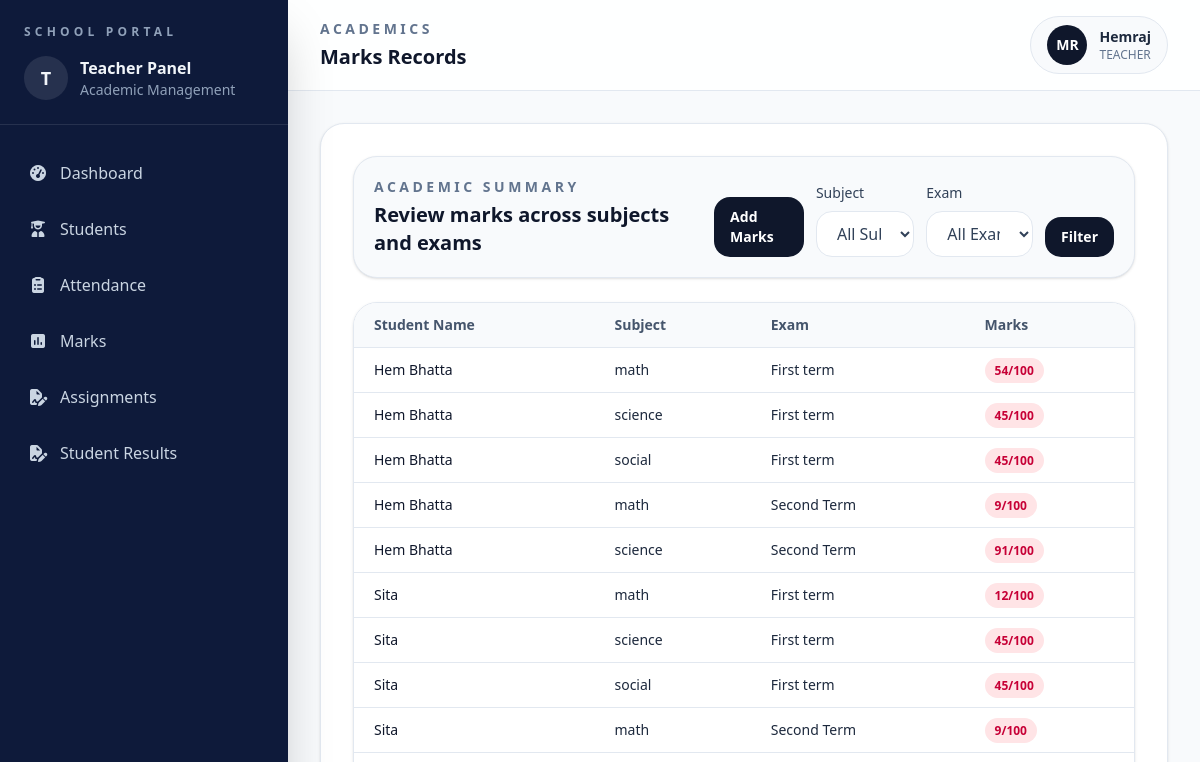
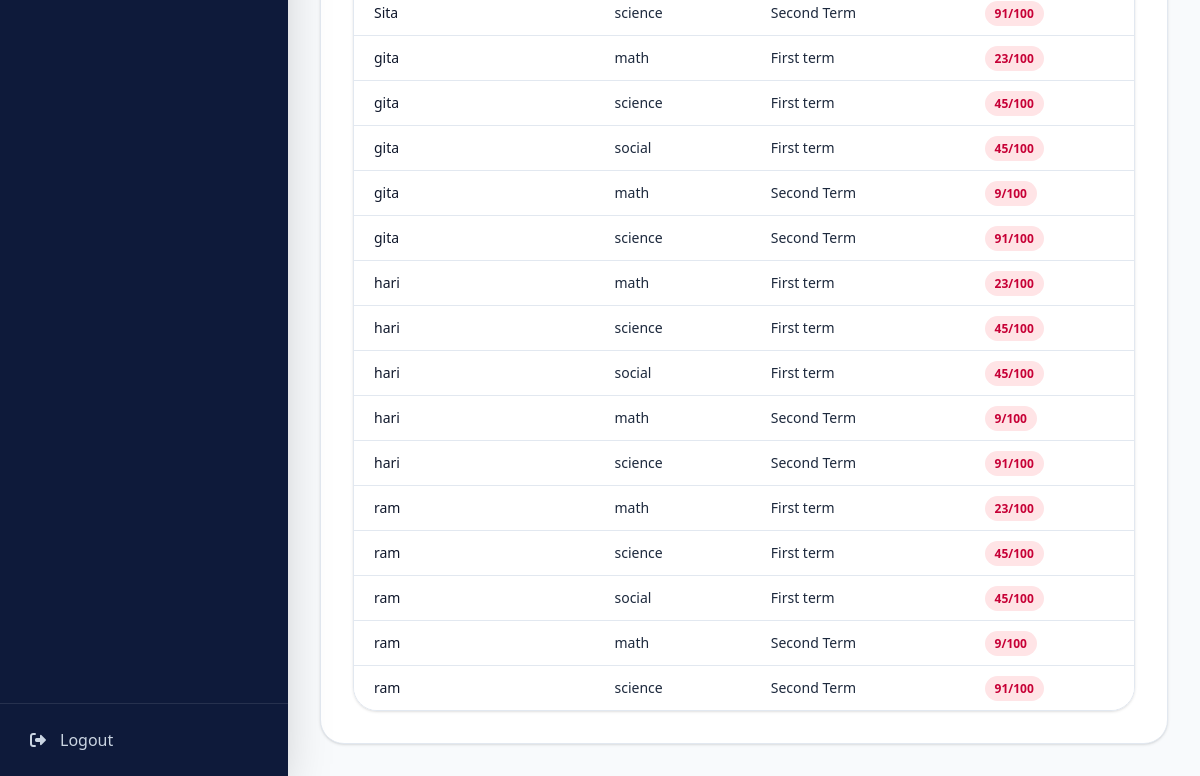
The page /academics/marks/view/ (signed in) on the database as committed earlier (2 pictures, top to bottom).
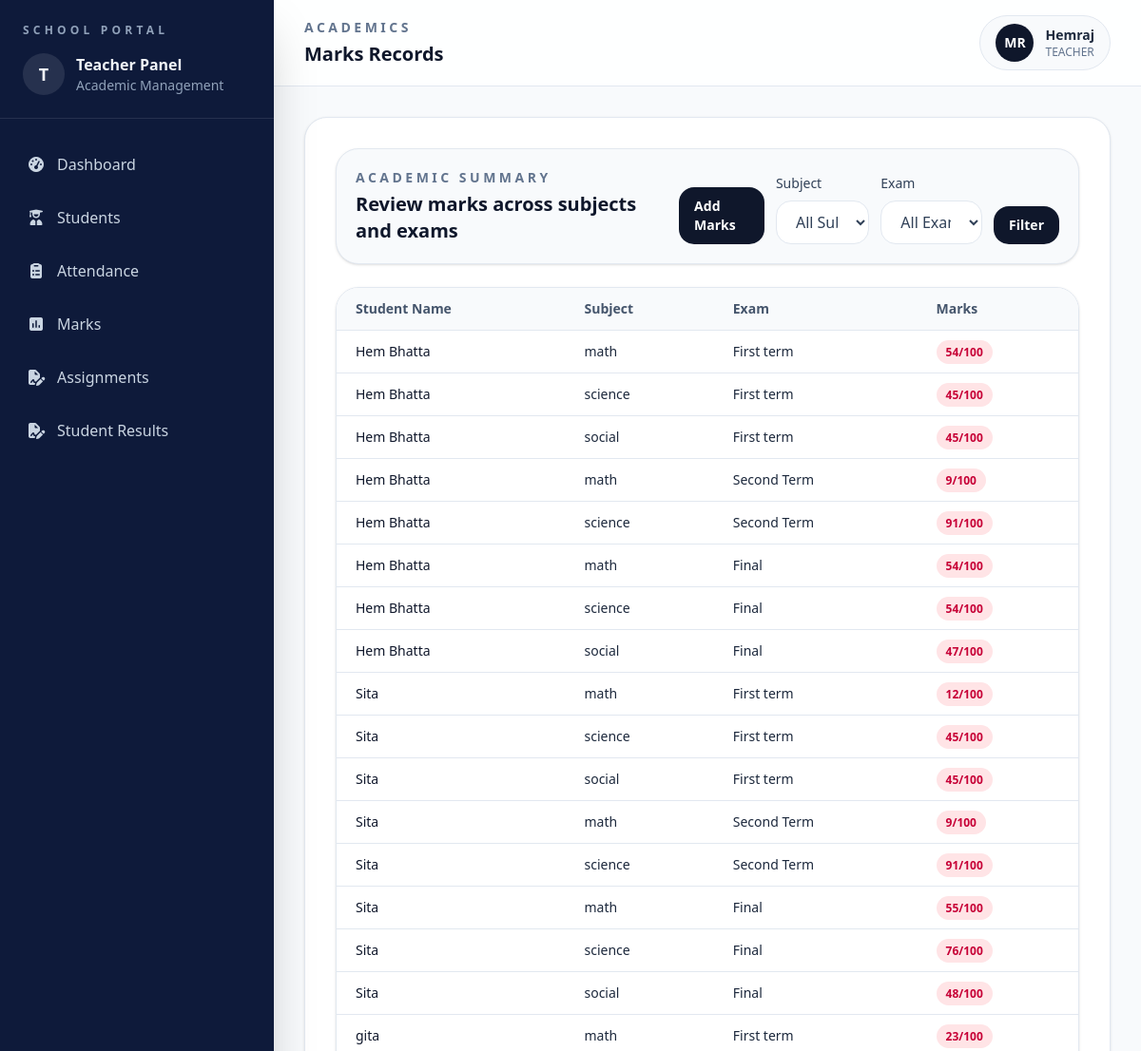
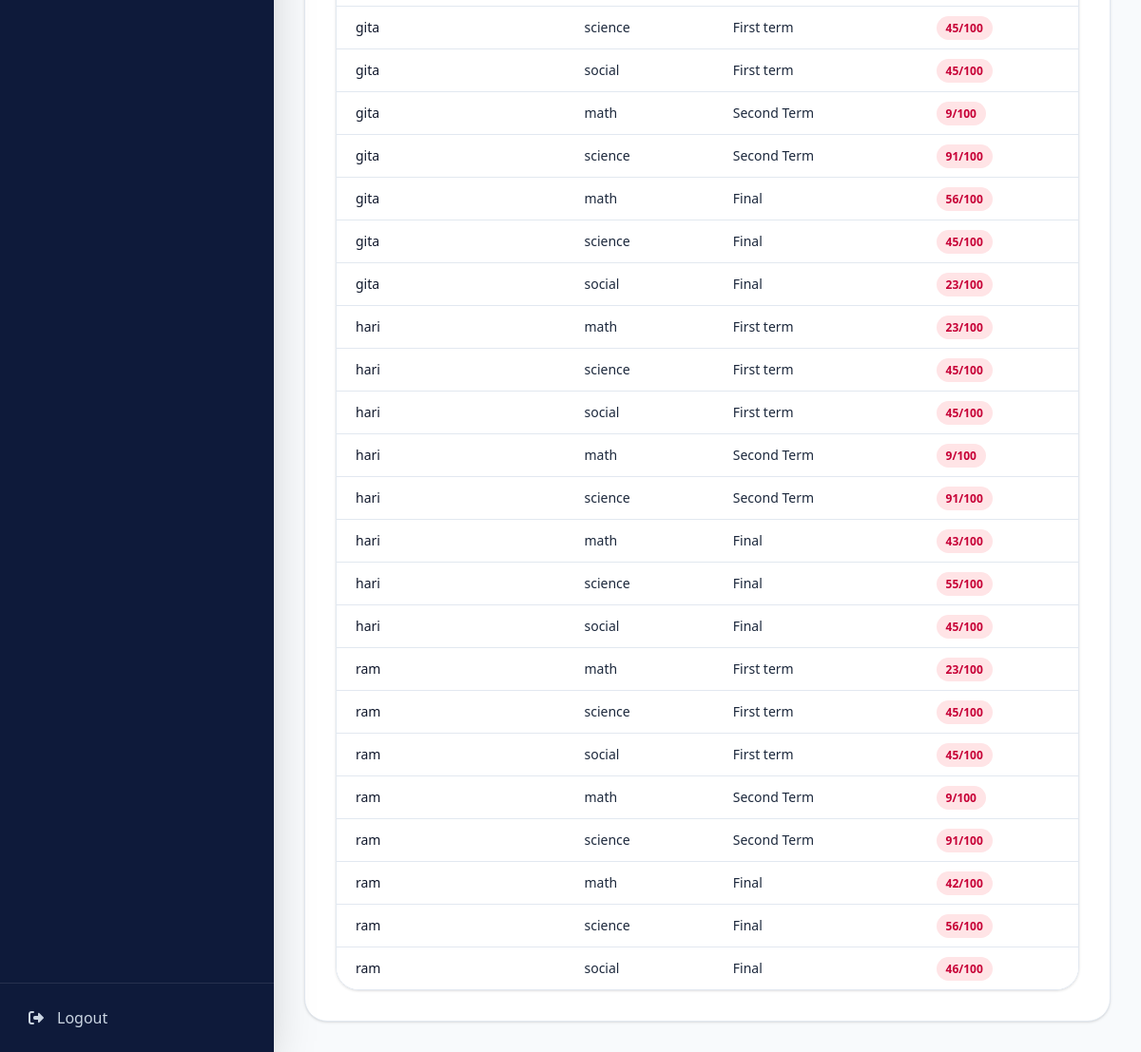
The same page on the database as committed later (2 pictures, top to bottom).
### accounts/models.py (models this page shows, shortened)
class User(AbstractUser):
    ROLE_CHOICES = (("ADMIN", "Admin"), ("TEACHER", "Teacher"))
    role = models.CharField(max_length=20, choices=ROLE_CHOICES, default="TEACHER")

### academics/models.py (models this page shows, shortened)
class Marks(models.Model):
    student = models.ForeignKey(Student, on_delete=models.CASCADE)
    subject = models.ForeignKey(Subject, on_delete=models.CASCADE)
    exam_name = models.CharField(max_length=100)
    marks_obtained = models.IntegerField()
    full_marks = models.IntegerField(default=100)
    class Meta:
        verbose_name = "Mark"
        verbose_name_plural = "Marks"

class Subject(models.Model):
    name = models.CharField(max_length=100)
    classroom = models.ForeignKey(ClassRoom, on_delete=models.CASCADE)

### students/models.py (models this page shows, shortened)
class Student(models.Model):
    name = models.CharField(max_length=50)
    classroom = models.ForeignKey(
        ClassRoom, on_delete=models.CASCADE, related_name="students"
    )
    address = models.TextField(blank=True, null=True)
    phone = models.CharField(max_length=10, blank=True)
    date_of_birth = models.DateField(default="2000-01-01")

### academics/views.py (the view)
# urls.py: path("marks/view/", views.view_marks, name="view-marks"),
def view_marks(request):
    classroom = ClassRoom.objects.filter(teacher=request.user).first()
    marks = Marks.objects.none()
    subjects = Subject.objects.none()
    exam_name = []
    if classroom:
        subjects = Subject.objects.filter(classroom=classroom)
        marks = (
            Marks.objects.filter(student__classroom=classroom)
            .select_related(
                "student",
                "subject",
            )
            .order_by("student__name")
        )
        subject_id = request.GET.get("subject")
        exam_name = request.GET.get("exam")
        if subject_id:
            marks = marks.filter(subject_id=subject_id)
        if exam_name:
            marks = marks.filter(exam_name=exam_name)
        exam_name = (
            Marks.objects.filter(student__classroom=classroom)
            .values_list("exam_name", flat=True)
            .distinct()
        )
    context = {
        "marks": marks,
        "subjects": subjects,
        "exam_names": exam_name,
        "selected_subject": request.GET.get("subject", ""),
        "selected_exam": request.GET.get("exam", ""),
    }
    return render(request, "academics/marks_list.html", context)

### academics/templates/academics/marks_list.html (shortened to what this page needs)
{% extends 'base.html' %}
{% block page_label %}Academics{% endblock %}
{% block page_title %}Marks Records{% endblock %}
{% block content %}
<section class="space-y-6">
  <div class="rounded-3xl border border-slate-200 bg-slate-50 p-5 shadow-sm">
    <div class="flex flex-col gap-4 lg:flex-row lg:items-end lg:justify-between">
      <div>
        <p class="text-sm font-semibold uppercase tracking-[0.25em] text-slate-500">
          Academic Summary
        </p>
        <h2 class="mt-1 text-xl font-semibold text-slate-900">
          Review marks across subjects and exams
        </h2>
      </div>
      <div class="flex flex-col gap-3 sm:flex-row sm:items-end">
        <a href="{% url 'add-marks' %}"
          class="rounded-2xl bg-slate-900 px-4 py-2.5 text-sm font-semibold text-white transition hover:bg-slate-800">
          Add Marks
        </a>
        <form method="get" class="flex flex-col gap-3 sm:flex-row sm:items-end">
        <div>
          <label for="subject" class="mb-2 block text-sm font-medium text-slate-700">
            Subject
          </label>
          <select id="subject" name="subject"
            class="w-full rounded-2xl border border-slate-200 bg-white px-4 py-2.5 text-slate-700 outline-none focus:border-slate-400">
            <option value="">
              All Subjects
            </option>
          </select>
        </div>
        <div>
          <label for="exam" class="mb-2 block text-sm font-medium text-slate-700">
            Exam
          </label>
          <select id="exam" name="exam"
            class="w-full rounded-2xl border border-slate-200 bg-white px-4 py-2.5 text-slate-700 outline-none focus:border-slate-400">
            <option value="">
              All Exams
            </option>
          </select>
        </div>
        <div>
          <button type="submit"
            class="rounded-2xl bg-slate-900 px-4 py-2.5 text-sm font-semibold text-white transition hover:bg-slate-800">
            Filter
          </button>
        </div>
        </form>
      </div>
    </div>
  </div>
  <div class="overflow-hidden rounded-3xl border border-slate-200 shadow-sm">
    <div class="overflow-x-auto">
      <table class="min-w-full divide-y divide-slate-200 text-left text-sm">
        <thead class="bg-slate-50 text-slate-600">
          <tr>
            <th class="px-5 py-3 font-semibold">
              Student Name
            </th>
            <th class="px-5 py-3 font-semibold">
              Subject
            </th>
            <th class="px-5 py-3 font-semibold">
              Exam
            </th>
            <th class="px-5 py-3 font-semibold">
              Marks
            </th>
          </tr>
        </thead>
        <tbody class="divide-y divide-slate-200 bg-white">
          {% for mark in marks %}
          <tr>
            <td class="px-5 py-3 font-medium text-slate-900">
              {{ mark.student.name }}
            </td>
            <td class="px-5 py-3">
              {{ mark.subject.name }}
            </td>
            <td class="px-5 py-3">
              {{ mark.exam_name }}
            </td>
            <td class="px-5 py-3">
              {% widthratio mark.marks_obtained mark.full_marks 100 as percentage %}
              <span class=" rounded-full px-2.5 py-1 text-xs font-semibold
                                    {% if percentage >= 80 %}
                                        bg-emerald-100 text-emerald-700
                                    {% elif percentage >= 50 %}
                                        bg-amber-100 text-amber-700
                                    {% else %}
                                        bg-rose-100 text-rose-700
                                    {% endif %}
                                ">
                {{ mark.marks_obtained }}/{{ mark.full_marks }}
              </span>
            </td>
          </tr>
          {% empty %}
          <tr>
            <td colspan="4" class="px-5 py-10 text-center text-slate-500">
              No marks records found.
            </td>
          </tr>
          {% endfor %}
        </tbody>
      </table>
    </div>
  </div>
</section>
{% endblock %}

### templates/base.html (shortened to what this page needs)
{% load static %}
<!doctype html>
<html lang="en">
<head>
<script src="https://cdn.jsdelivr.net/npm/@tailwindcss/browser@4"></script>
<link rel="stylesheet"
      href="https://cdnjs.cloudflare.com/ajax/libs/font-awesome/7.0.1/css/all.min.css"
 />
</head>
<body class="bg-slate-50 text-slate-800">
<div class="min-h-screen bg-slate-50">
  {% include 'sidebar.html' %}
  <div class="min-h-screen lg:ml-72">
    <header class="border-b border-slate-200 bg-white/90 px-4 py-4 sm:px-6 lg:px-8">
      <div class="flex flex-col gap-4 sm:flex-row sm:items-center sm:justify-between">
        <div>
          <p class="text-sm font-semibold uppercase tracking-[0.25em] text-slate-500">
            {% block page_label %}{% endblock %}
          </p>
          <h1 class="mt-1 text-xl font-semibold text-slate-900">
            {% block page_title %}{% endblock %}
          </h1>
        </div>
        <div class="flex items-center gap-3 rounded-full border border-slate-200 bg-slate-50 px-4 py-2">
          <div class="flex h-10 w-10 items-center justify-center rounded-full bg-slate-900 text-sm font-semibold text-white">
            MR
          </div>
          <div>
            <p class="text-sm font-semibold text-slate-800">
              {{ request.user.username|capfirst }}
            </p>
            <p class="text-xs text-slate-500">
              {{ request.user.role|capfirst }}
            </p>
          </div>
        </div>
      </div>
    </header>
    <main class="p-4 sm:p-6 lg:p-8">
      <div class="rounded-3xl border border-slate-200 bg-white p-4 shadow-sm sm:p-6 lg:p-8">
        {% block content %}
        {% endblock content %}
      </div>
    </main>
  </div>
</div>
</body>
</html>

### templates/sidebar.html (shortened to what this page needs)
<aside
    id="sidebar"
    class="fixed inset-y-0 left-0 z-50 hidden w-72 bg-[#0e1a3a] p-0 text-slate-100 shadow-2xl lg:flex lg:w-72 lg:flex-col lg:justify-between">
    <div>
        <div class="border-b border-white/10 px-6 py-6">
            <p class="text-xs font-semibold uppercase tracking-[0.35em] text-slate-400">
                School Portal
            </p>
            <div class="mt-4 flex items-center gap-3">
                <div
                    class="flex h-11 w-11 items-center justify-center rounded-full bg-white/10 text-lg font-semibold">
                    T
                </div>
                <div>
                    <p class="font-semibold">
                        Teacher Panel
                    </p>
                    <p class="text-sm text-slate-400">
                        Academic Management
                    </p>
                </div>
            </div>
        </div>
        <nav class="mt-6 space-y-2 px-3">
            <a href="{% url "dashboard" %}"
               class="flex items-center gap-3 rounded-xl px-4 py-3 text-slate-300 transition hover:bg-white/10 hover:text-white">
                <span class="text-base">
                    <i class="fa-solid fa-gauge-high"></i>
                </span>
                <span>
                    Dashboard
                </span>
            </a>
            <a href="{% url "student" %}"
               class="flex items-center gap-3 rounded-xl px-4 py-3 text-slate-300 transition hover:bg-white/10 hover:text-white">
                <span class="text-base">
                    <i class="fa-solid fa-user-graduate"></i>
                </span>
                <span>
                    Students
                </span>
            </a>
            <a href="{% url "attendance" %}"
               class="flex items-center gap-3 rounded-xl px-4 py-3 text-slate-300 transition hover:bg-white/10 hover:text-white">
                <span class="text-base">
                    <i class="fa-solid fa-clipboard-list"></i>
                </span>
                <span>
                    Attendance
                </span>
            </a>
            <a href="{% url "view-marks" %}"
               class="flex items-center gap-3 rounded-xl px-4 py-3 text-slate-300 transition hover:bg-white/10 hover:text-white">
                <span class="text-base">
                    <i class="fa-solid fa-square-poll-vertical"></i>
                </span>
                <span>
                    Marks
                </span>
            </a>
            <a href="{% url "assignment-list" %}"
               class="flex items-center gap-3 rounded-xl px-4 py-3 text-slate-300 transition hover:bg-white/10 hover:text-white">
                <span class="text-base">
                    <i class="fa-solid fa-file-signature"></i>
                </span>
                <span>
                    Assignments
                </span>
            </a>
            <a href="{% url "student-results" %}"
               class="flex items-center gap-3 rounded-xl px-4 py-3 text-slate-300 transition hover:bg-white/10 hover:text-white">
                <span class="text-base">
                    <i class="fa-solid fa-file-signature"></i>
                </span>
                <span>
                    Student Results
                </span>
            </a>
        </nav>
    </div>
    <div class="border-t border-white/10 p-3">
        <a href="{% url "teacher-logout" %}"
           class="flex items-center gap-3 rounded-xl px-4 py-3 text-slate-300 transition hover:bg-red-500/20 hover:text-red-300">
            <span class="text-base">
                <i class="fa-solid fa-right-from-bracket"></i>
            </span>
            <span>
                Logout
            </span>
        </a>
    </div>
</aside>

Rows that differ between the two databases and show on the page:
added Marks: student.name "Hem Bhatta", subject.name "math", exam_name "Final", marks_obtained "54", full_marks "100"
added Marks: student.name "Hem Bhatta", subject.name "science", exam_name "Final", marks_obtained "54", full_marks "100"
added Marks: student.name "Hem Bhatta", subject.name "social", exam_name "Final", marks_obtained "47", full_marks "100"
added Marks: student.name "Sita", subject.name "math", exam_name "Final", marks_obtained "55", full_marks "100"
added Marks: student.name "Sita", subject.name "science", exam_name "Final", marks_obtained "76", full_marks "100"
added Marks: student.name "Sita", subject.name "social", exam_name "Final", marks_obtained "48", full_marks "100"
added Marks: student.name "gita", subject.name "math", exam_name "Final", marks_obtained "56", full_marks "100"
added Marks: student.name "gita", subject.name "science", exam_name "Final", marks_obtained "45", full_marks "100"
added Marks: student.name "gita", subject.name "social", exam_name "Final", marks_obtained "23", full_marks "100"
added Marks: student.name "hari", subject.name "math", exam_name "Final", marks_obtained "43", full_marks "100"
added Marks: student.name "hari", subject.name "science", exam_name "Final", marks_obtained "55", full_marks "100"
added Marks: student.name "hari", subject.name "social", exam_name "Final", marks_obtained "45", full_marks "100"
added Marks: student.name "ram", subject.name "math", exam_name "Final", marks_obtained "42", full_marks "100"
added Marks: student.name "ram", subject.name "science", exam_name "Final", marks_obtained "56", full_marks "100"
added Marks: student.name "ram", subject.name "social", exam_name "Final", marks_obtained "46", full_marks "100"
